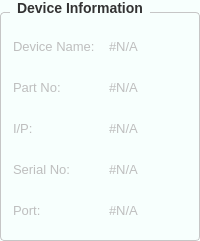
              <widget class="QGroupBox" name="groupBox_device_information">
               <property name="enabled">
                <bool>false</bool>
               </property>
               <property name="font">
                <font>
                 <family>Segoe UI</family>
                 <pointsize>-1</pointsize>
                 <weight>75</weight>
                 <bold>true</bold>
                </font>
               </property>
               <property name="styleSheet">
                <string notr="true">/* Khung chính của GroupBox */
QGroupBox {
    background-color: #F7FFFD; /* Màu nền theo yêu cầu của bạn */
    border: 1px solid #c6c6c6; /* Viền xám mảnh để định hình khối */
    border-radius: 4px;        /* Bo tròn góc 4px đồng bộ với QPushButton */
    margin-top: 12px;          /* Tạo khoảng cách phía trên để nhường chỗ cho chữ tiêu đề */
    font-size: 14px;           /* Kích thước chữ tiêu đề */
    font-weight: bold;         /* Làm đậm chữ tiêu đề */
    color: #333333;            /* Màu chữ tiêu đề */
}

/* Tùy chỉnh vị trí của chữ tiêu đề GroupBox */
QGroupBox::title {
    subcontrol-origin: margin;
    subcontrol-position: top left; /* Đặt tiêu đề ở góc trên bên trái */
    left: 10px;                    /* Đẩy chữ dịch vào trong một chút cho đẹp */
    padding: 0px 5px;              /* Khoảng cách đệm xung quanh chữ */
}
</string>
               </property>
               <property name="title">
                <string>Device Information</string>
               </property>
               <layout class="QVBoxLayout" name="vlayout_devinfo">
                <property name="spacing">
                 <number>6</number>
                </property>
                <property name="leftMargin">
                 <number>12</number>
                </property>
                <property name="topMargin">
                 <number>16</number>
                </property>
                <property name="rightMargin">
                 <number>12</number>
                </property>
                <property name="bottomMargin">
                 <number>12</number>
                </property>
                <item>
                 <layout class="QHBoxLayout" name="hlayout_devname">
                  <item>
                   <widget class="QLabel" name="label_3">
                    <property name="minimumSize">
                     <size>
                      <width>90</width>
                      <height>35</height>
                     </size>
                    </property>
                    <property name="font">
                     <font>
                      <family>Segoe UI</family>
                      <pointsize>10</pointsize>
                     </font>
                    </property>
                    <property name="text">
                     <string>Device Name:</string>
                    </property>
                   </widget>
                  </item>
                  <item>
                   <widget class="QLabel" name="label_dev_name">
                    <property name="minimumSize">
                     <size>
                      <width>0</width>
                      <height>35</height>
                     </size>
                    </property>
                    <property name="font">
                     <font>
                      <family>Segoe UI</family>
                      <pointsize>10</pointsize>
                     </font>
                    </property>
                    <property name="text">
                     <string>#N/A</string>
                    </property>
                   </widget>
                  </item>
                 </layout>
                </item>
                <item>
                 <layout class="QHBoxLayout" name="hlayout_partno">
                  <item>
                   <widget class="QLabel" name="label_4">
                    <property name="minimumSize">
                     <size>
                      <width>90</width>
                      <height>35</height>
                     </size>
                    </property>
                    <property name="font">
                     <font>
                      <family>Segoe UI</family>
                      <pointsize>10</pointsize>
                     </font>
                    </property>
                    <property name="text">
                     <string>Part No:</string>
                    </property>
                   </widget>
                  </item>
                  <item>
                   <widget class="QLabel" name="label_PartNo">
                    <property name="minimumSize">
                     <size>
                      <width>0</width>
                      <height>35</height>
                     </size>
                    </property>
                    <property name="font">
                     <font>
                      <family>Segoe UI</family>
                      <pointsize>10</pointsize>
                     </font>
                    </property>
                    <property name="text">
                     <string>#N/A</string>
                    </property>
                   </widget>
                  </item>
                 </layout>
                </item>
                <item>
                 <layout class="QHBoxLayout" name="hlayout_ip">
                  <item>
                   <widget class="QLabel" name="label_5">
                    <property name="minimumSize">
                     <size>
                      <width>90</width>
                      <height>35</height>
                     </size>
                    </property>
                    <property name="font">
                     <font>
                      <family>Segoe UI</family>
                      <pointsize>10</pointsize>
                     </font>
                    </property>
                    <property name="text">
                     <string>I/P:</string>
                    </property>
                   </widget>
                  </item>
                  <item>
                   <widget class="QLabel" name="label_IP">
                    <property name="minimumSize">
                     <size>
                      <width>0</width>
                      <height>35</height>
                     </size>
                    </property>
                    <property name="font">
                     <font>
                      <family>Segoe UI</family>
                      <pointsize>10</pointsize>
                     </font>
                    </property>
                    <property name="text">
                     <string>#N/A</string>
                    </property>
                   </widget>
                  </item>
                 </layout>
                </item>
                <item>
                 <layout class="QHBoxLayout" name="hlayout_serial">
                  <item>
                   <widget class="QLabel" name="label_6">
                    <property name="minimumSize">
                     <size>
                      <width>90</width>
                      <height>35</height>
                     </size>
                    </property>
                    <property name="font">
                     <font>
                      <family>Segoe UI</family>
                      <pointsize>10</pointsize>
                     </font>
                    </property>
                    <property name="text">
                     <string>Serial No:</string>
                    </property>
                   </widget>
                  </item>
                  <item>
                   <widget class="QLabel" name="label_SerialNo">
                    <property name="minimumSize">
                     <size>
                      <width>0</width>
                      <height>35</height>
                     </size>
                    </property>
                    <property name="font">
                     <font>
                      <family>Segoe UI</family>
                      <pointsize>10</pointsize>
                     </font>
                    </property>
                    <property name="text">
                     <string>#N/A</string>
                    </property>
                   </widget>
                  </item>
                 </layout>
                </item>
                <item>
                 <layout class="QHBoxLayout" name="hlayout_port">
                  <item>
                   <widget class="QLabel" name="label_40">
                    <property name="minimumSize">
                     <size>
                      <width>90</width>
                      <height>35</height>
                     </size>
                    </property>
                    <property name="font">
                     <font>
                      <family>Segoe UI</family>
                      <pointsize>10</pointsize>
                     </font>
                    </property>
                    <property name="text">
                     <string>Port:</string>
                    </property>
                   </widget>
                  </item>
                  <item>
                   <widget class="QLabel" name="label_Port">
                    <property name="minimumSize">
                     <size>
                      <width>0</width>
                      <height>35</height>
                     </size>
                    </property>
                    <property name="font">
                     <font>
                      <family>Segoe UI</family>
                      <pointsize>10</pointsize>
                     </font>
                    </property>
                    <property name="text">
                     <string>#N/A</string>
                    </property>
                   </widget>
                  </item>
                 </layout>
                </item>
               </layout>
              </widget>
